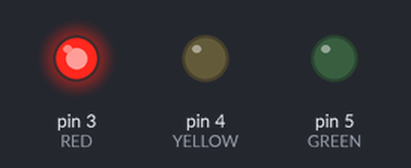
Simulated run of this sketch. Board: Arduino Uno, built with avr-gcc and run on an emulated ATmega328P. On the bench: output pins drawn as LEDs (lit = HIGH).

Above: at 1.0 s.
At 3.0 s:
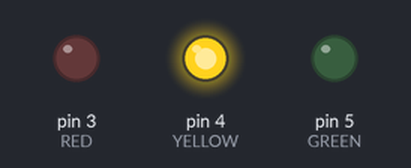
At 5.0 s:
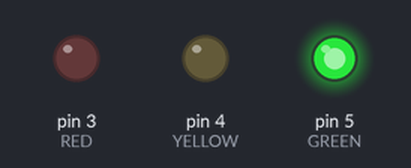
Timing chart, 0 to 7.8 s (numbered marks = the images above):
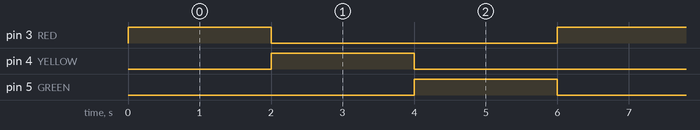

Measured:
- by itself, pin 3 (RED), pin 4 (YELLOW), pin 5 (GREEN): alternates HIGH for 2.0 s and LOW for 4.0 s
- by itself, everything shown: repeats every 6.0 s, in 4 steps

The sketch:

LED_Traffic_Light.ino
```cpp
/*
  Semaphore

  It turns on and off in order the different lights of the three colors of a semaphore.
*/

#define RED 3
#define YELLOW 4
#define GREEN 5

void setup(){
  pinMode(RED, OUTPUT);
  pinMode(YELLOW, OUTPUT);
  pinMode(GREEN, OUTPUT);
}

void loop(){
  digitalWrite(RED, HIGH);
  delay(2000);
  digitalWrite(RED, LOW);
  digitalWrite(YELLOW, HIGH);
  delay(2000);
  digitalWrite(YELLOW, LOW);
  digitalWrite(GREEN, HIGH);
  delay(2000);
  digitalWrite(GREEN, LOW);
}
```
